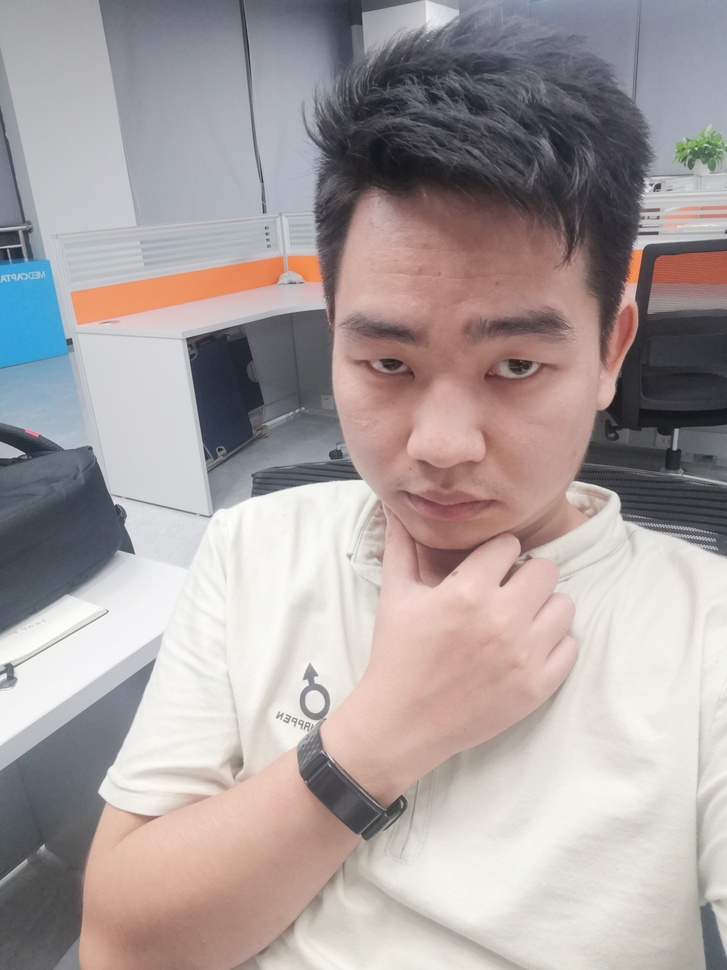
#> input picture 图像处理/519194336.jpg, 727 x 970 px, shrunk from 3120 x 4160 before the run
$ python '图片转素描.py'
#> lines starting #> are read from the running program, lines starting #| are printed output that depends on the picture
import cv2
# 在Opencv中的话，这个功能将会非常简单，图像的打开可以通过cv2.imread代码打开，cv2.cvtColor可以将图片转化为灰度图
# RGB 打开一张黑图片
img = cv2.imread('519194336.jpg')
#> img is the input picture: shape (970, 727, 3); mean B, G, R 159.1, 159.8, 169.1
# 将RGB图转化为灰度图。
gray = cv2.cvtColor(img, cv2.COLOR_BGR2GRAY)
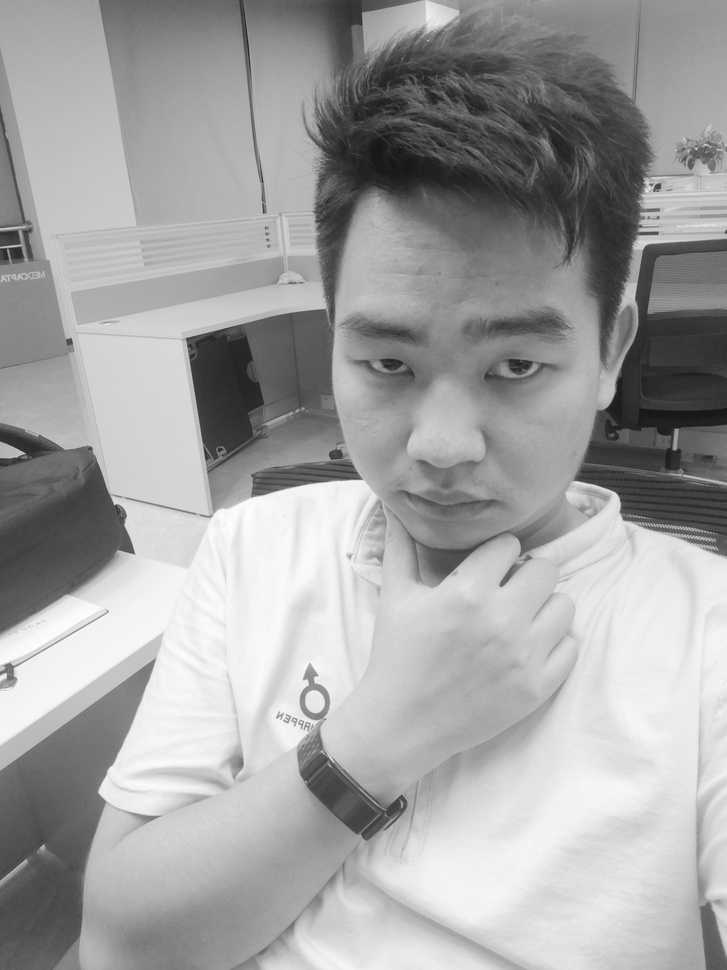
#> gray: shape (970, 727); min 21, max 255, mean 162.5
# 你也可以在读取图片的时候增加一个额外的参数使得图像直接转化为灰度图
img_gray = cv2.imread('519194336.jpg', cv2.IMREAD_GRAYSCALE)
# 这里调用cv2.imread函数时，设置了cv2.IMREAD_GRAYSCALE的标志，表示加载灰度图。在imread函数中是设置了三种标志，分别是
#
#     cv2.IMREAD_COLOR : 默认使用该种标识。加载一张彩色图片，忽视它的透明度。
#
#     cv2.IMREAD_GRAYSCALE : 加载一张灰度图。
#
#     cv2.IMREAD_UNCHANGED : 加载图像，包括它的Alpha 通道(Alpha 表示图片的透明度)。
#
# 另外，如果觉得以上标志太长，可以简单使用 1，0，-1 代替，效果是相同的。
# 灰度图进行反色操作。
# 灰度图反色图像可以通过将灰度图每个像素点取反得到，由于灰度图的像素点的在0-255之间，将其取反的话就是255-当前像素点。
img_gray_inv = 255 - img_gray
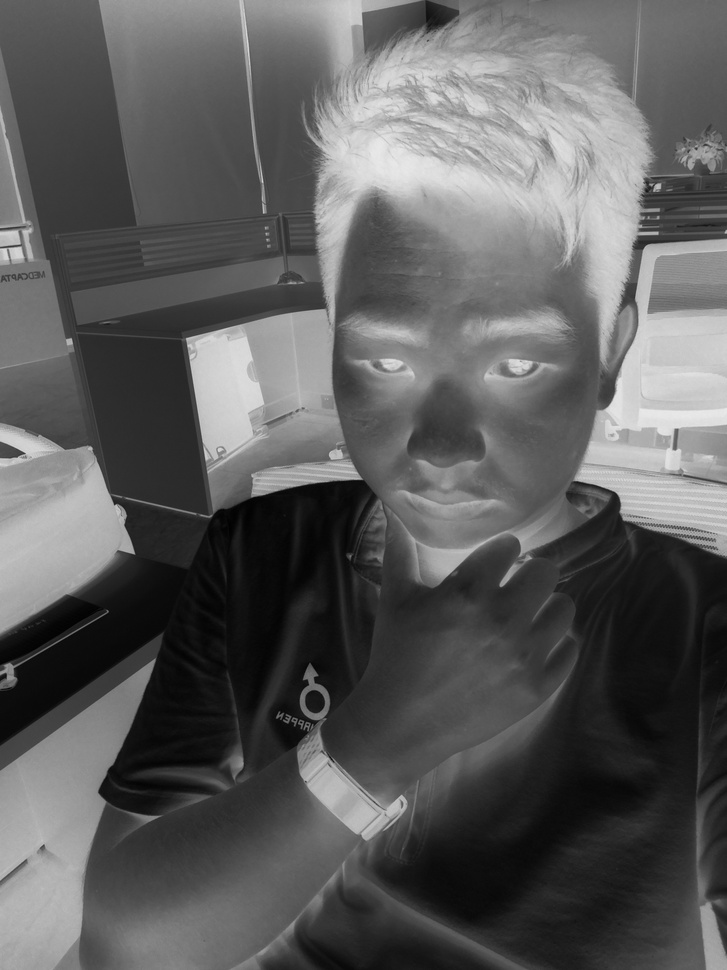
#> img_gray_inv: shape (970, 727); min 0, max 234, mean 92.5
# 对步骤2中的图片进行高斯模糊Gaussian
# blur。
# 将步骤1中的灰度图像和步骤三中的模糊反色图像混合，这里就用到亮化(Dodging)
# 和暗化(burning)
# 的技术。
cv2.imshow('original.jpg', gray)
cv2.waitKey(0)
# cv2.imwrite('original.jpg', gray)
